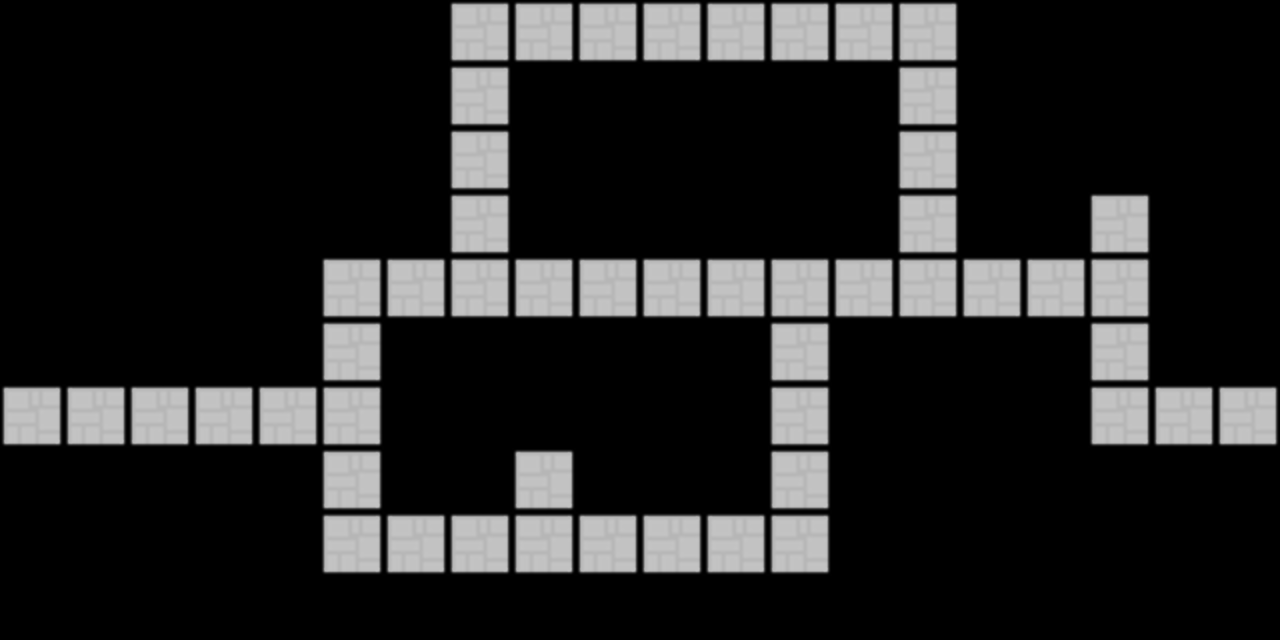

Rendered tile map (Tiled .tmx) drawn with the repository's tilesets; below, a short description and the full map source, tile grids included:
An orthogonal 20x10 tile map with 64x64 px tiles, 1 tile layer (capapatrones1) and 1 object (Inicio).

<map version="1.0" orientation="orthogonal" renderorder="right-down" width="20" height="10" tilewidth="64" tileheight="64" nextobjectid="7">
 <tileset firstgid="1" name="Mazmorra" tilewidth="64" tileheight="64" tilecount="4" columns="2">
  <image source="../sprites/casilla_linea.png" trans="000000" width="128" height="128" />
  <terraintypes>
   <terrain name="Nuevo Terreno" tile="-1" />
  </terraintypes>
 </tileset>
 <layer name="capapatrones1" width="20" height="10">
  <data encoding="csv">
0,0,0,0,0,0,0,1,1,1,1,1,1,1,1,0,0,0,0,0,
0,0,0,0,0,0,0,1,0,0,0,0,0,0,1,0,0,0,0,0,
0,0,0,0,0,0,0,1,0,0,0,0,0,0,1,0,0,0,0,0,
0,0,0,0,0,0,0,1,0,0,0,0,0,0,1,0,0,1,0,0,
0,0,0,0,0,1,1,1,1,1,1,1,1,1,1,1,1,1,0,0,
0,0,0,0,0,1,0,0,0,0,0,0,1,0,0,0,0,1,0,0,
1,1,1,1,1,1,0,0,0,0,0,0,1,0,0,0,0,1,1,1,
0,0,0,0,0,1,0,0,1,0,0,0,1,0,0,0,0,0,0,0,
0,0,0,0,0,1,1,1,1,1,1,1,1,0,0,0,0,0,0,0,
0,0,0,0,0,0,0,0,0,0,0,0,0,0,0,0,0,0,0,0
</data>
 </layer>
 <objectgroup name="Capa de Objetos 1">
  <object id="6" name="Inicio" gid="2" x="0" y="448" width="64" height="64" />
 </objectgroup>
</map>